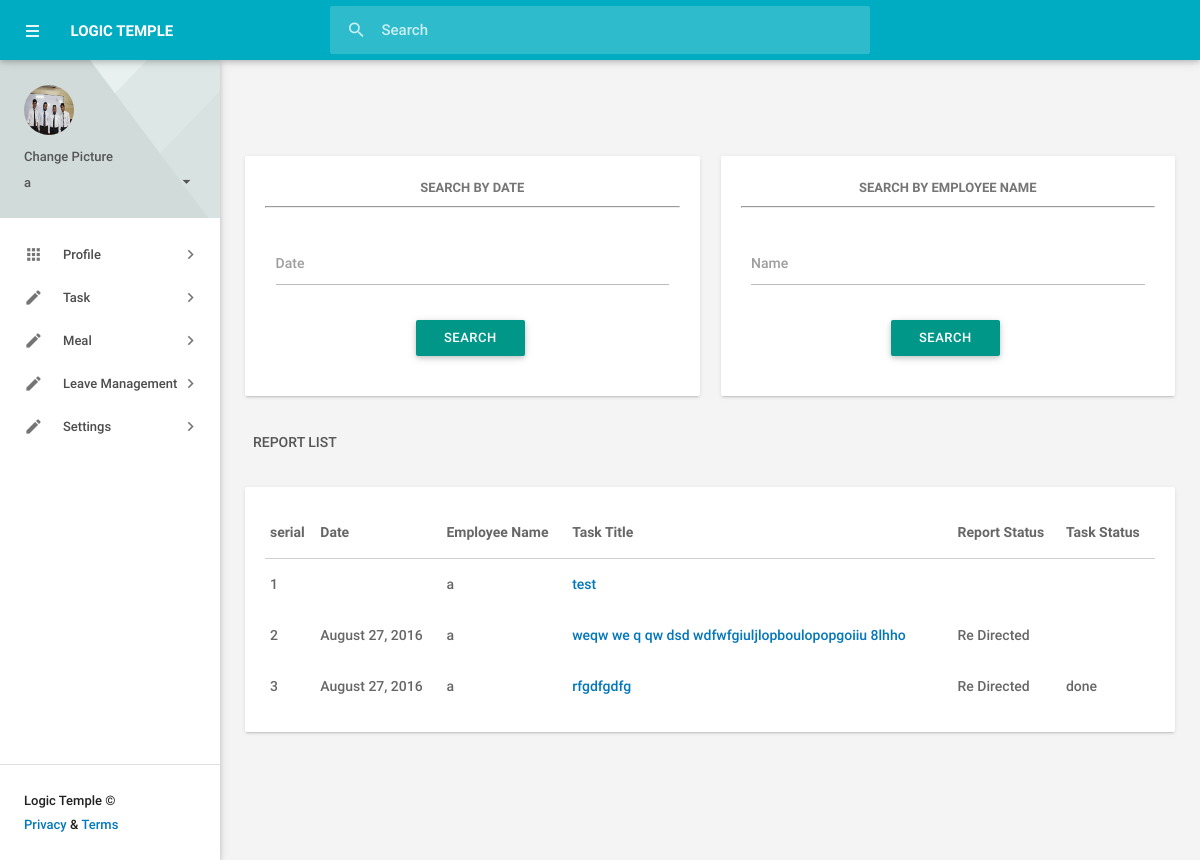
Page /all-tasks-report.php (signed in) on the committed database.
### tables this page shows
CREATE TABLE `employee_details` (
  `id` int(11) NOT NULL,
  `employee_name` varchar(255) NOT NULL,
  `birth_date` varchar(255) NOT NULL,
  `fathers_name` varchar(255) NOT NULL,
  `fathers_occupation` varchar(255) NOT NULL,
  `fathers_contact_number` varchar(255) NOT NULL,
  `mothers_name` varchar(255) NOT NULL,
  `mothers_occupation` varchar(255) NOT NULL,
  `mothers_contact_number` varchar(255) NOT NULL,
  `current_address` varchar(255) NOT NULL,
  `permanent_address` varchar(255) NOT NULL,
  `employee_contact_number` varchar(255) NOT NULL,
  `official_email` varchar(255) NOT NULL,
  `other_email` varchar(255) NOT NULL,
  `blood_group` varchar(255) NOT NULL,
  `marital_status` varchar(255) NOT NULL,
  `joining_year` int(6) NOT NULL,
  `joining_month` varchar(255) NOT NULL,
  `employee_section` varchar(255) NOT NULL,
  `employee_position` varchar(255) NOT NULL,
  `pro_pic` varchar(1000) NOT NULL
);

CREATE TABLE `reporting` (
  `re_id` int(225) NOT NULL,
  `employee_id` int(50) NOT NULL,
  `admin_username` varchar(50) NOT NULL,
  `task_title` varchar(50) NOT NULL,
  `task_details` text NOT NULL,
  `task_create_date` varchar(50) NOT NULL,
  `task_create_time` varchar(20) NOT NULL,
  `file` varchar(200) NOT NULL,
  `reporting_time` varchar(20) NOT NULL,
  `report_status` varchar(25) NOT NULL,
  `reported_time` varchar(20) NOT NULL,
  `task_status` varchar(20) NOT NULL,
  `task_direction` text NOT NULL
);

### all-tasks-report.php (the view, shortened to what this page needs)
<?php
$employee_email = $_SESSION['employee_email'];
$employee_name = $_SESSION['employee_name'];
include('admin/config/connect.php');
$get_employee_id_query = "SELECT id FROM employee_details WHERE official_email = '$employee_email'";
$get_employee_id = mysqli_query($con, $get_employee_id_query );
$row = mysqli_fetch_assoc($get_employee_id);
$employee_id = $row['id'];
?>
<!DOCTYPE html>
<html lang="en">
<head>
    <link type="text/css" rel="stylesheet" href="admin/assets/plugins/materialize/css/materialize.min.css"/>
    <link href="admin/assets/plugins/material-preloader/css/materialPreloader.min.css" rel="stylesheet">
    <link href="admin/assets/plugins/simditor/styles/simditor.css" rel="stylesheet"/>
    <link href=href="admin/assets/plugins/materialize/css/select2.css" rel="stylesheet">
    <link href="admin/assets/css/alpha.min.css" rel="stylesheet" type="text/css"/>
    <link href="admin/assets/css/custom.css" rel="stylesheet" type="text/css"/>
    </head>
        <?php
            include ("include/main-navbar.php");
        ?>
        <?php
            include ("include/left-navbar.php");
        ?>
        <body class="">
<div class="mn-content valign-wrapper">
    <main class="mn-inner container">
        <div class="valign">
           <div class="row">
           <div class="col s6">
                      <div class="card white darken-1">
                          <div class="card-content ">
                              <span class="card-title" align="center">Search by date<hr/></span>
                              <div class="row">
                              <div class="col s12">
                               <form method="GET" action="report-list-search-date.php">
                                   <div class="input-field col s12">
                                        <input id="hdate" type="text" name="search_date" class="datepicker">
                                       <label for="employee_name" >Date</label>
                                   </div>
                                   <div class="col s6 right-align m-t-sm">
                                       <center style="padding-left: 140px;"><button href="" class="waves-effect waves-light btn teal" name="search_date_button">search</button></center>
                                   </div>
                               </form>
                               </div>
                           </div>
                       </div>
                   </div>
               </div>
                <div class="col s6">
                      <div class="card white darken-1">
                          <div class="card-content ">
                              <span class="card-title" align="center">Search by employee name<hr/></span>
                              <div class="row">
                              <div class="col s12">
                               <form method="GET" action="report-list-search-date.php">
                                   <div class="input-field col s12">
                                        <input id="hdate" type="text" name="employee_name" >
                                       <label for="employee_name" >Name</label>
                                   </div>
                                   <div class="col s6 right-align m-t-sm">
                                       <center style="padding-left: 140px;"><button href="" class="waves-effect waves-light btn teal" name="search_name_button">search</button></center>
                                   </div>
                               </form>
                               </div>
                           </div>
                       </div>
                   </div>
               </div>
            <div class="col s12">
                <div class="page-title" ><p>Report List</p></div>
            </div>
            <div class="col s12 m12 l12">
                <div class="card">
                    <div class="card-content">
                        <table class="responsive-table">
                            <thead>
                                <tr>
                                    <th>serial</th>
                                    <th>Date</th>
                                    <th>Employee Name</th>
                                    <th>Task Title</th>
                                    <th>Report Status</th>
                                    <th>Task Status</th>
                                </tr>
                            </thead>
                            <tbody>
                                <?php
                                $get_task_report_query = "SELECT * FROM reporting WHERE employee_id = '$employee_id'";
                                $get_task_report = mysqli_query($con,$get_task_report_query);
                                $id = 1;
                                while($row = mysqli_fetch_assoc($get_task_report)){
                                    $task_id = $row['re_id'];
                                    $task_date = $row['task_create_date'];
                                    $task_title = $row['task_title'];
                                    $report_status= $row['report_status'];
                                    $task_status= $row['task_status'];
                                    ?>
                                    <tr>
                                        <td><?php echo $id; ?></td>
                                        <td><?php echo $task_date; ?></td>
                                        <td><?php echo $employee_name; ?></td>
                                        <td><a href="task-details.php?task-id=<?php  echo $task_id;?>&emp=<?php echo $employee_id; ?>"><?php echo $task_title; ?></a></td>
                                        <td><?php echo $report_status; ?></td>
                                        <td><?php echo $task_status; ?></td>
                                    </tr>
                                    <?php $id += 1; ?>
                                    <?php } ?>
                                </tbody>
                            </table>
                        </div>
                    </div>
                </div>
            </div>
            <div class="row">
              <div class="col s12 ">
           </div>
       </div>
   </div>
</main>
</div>
</body>
</html>

### include/main-navbar.php (shortened to what this page needs)
<div class="mn-content fixed-sidebar">
    <header class="mn-header navbar-fixed">
        <nav class="cyan darken-1">
            <div class="nav-wrapper row">
                <section class="material-design-hamburger navigation-toggle">
                    <a href="#" data-activates="slide-out" class="button-collapse show-on-large material-design-hamburger__icon">
                        <span class="material-design-hamburger__layer"></span>
                    </a>
                </section>
                <div class="header-title col s3">
                    <span class="chapter-title">LOGIC TEMPLE</span>
                </div>
                <form class="left search col s6 hide-on-small-and-down">
                    <div class="input-field">
                        <input id="search" type="search" placeholder="Search" autocomplete="off">
                        <label for="search"><i class="material-icons search-icon">search</i></label>
                    </div>
                </form>
            </div>
        </nav>
    </header>

### include/left-navbar.php (shortened to what this page needs)
<aside id="slide-out" class="side-nav white fixed">
            <div class="side-nav-wrapper">
                <div class="sidebar-profile">
                    <div class="sidebar-profile-image">
		<?php
		include 'admin/config/connect.php';
		$query = mysqli_query($con,"SELECT * FROM employee_details WHERE official_email= '$employee_email'");
		WHILE($row=mysqli_fetch_assoc($query)){
			$img_name = $row['pro_pic'];
			?>
                        <img href="form-upload.php" src="process/uploads/pro_pic/<?php echo $img_name; ?>" class="circle" alt="">
		<?php } ?>
		</div>
		<div class="sidebar-profile-info">
                        <a href="form-upload.php" class="account-settings-link">
                            <span>Change Picture</span>
                        </a>
                    </div>
		<div class="sidebar-profile-info">
                        <a href="javascript:void(0);" class="account-settings-link">
                            <span><?php echo $employee_name; ?><i class="material-icons right">arrow_drop_down</i></span>
                        </a>
                    </div>
                </div>
                <ul class="sidebar-menu collapsible collapsible-accordion" data-collapsible="accordion">
                 <li class="no-padding">
                    <a class="collapsible-header waves-effect waves-grey"><i class="material-icons">apps</i>Profile<i class="nav-drop-icon material-icons">keyboard_arrow_right</i></a>
                </li>
                <li class="no-padding">
                    <a class="collapsible-header waves-effect waves-grey"><i class="material-icons">mode_edit</i>Task<i class="nav-drop-icon material-icons">keyboard_arrow_right</i></a>
                </li>
                <li class="no-padding">
                    <a class="collapsible-header waves-effect waves-grey"><i class="material-icons">mode_edit</i>Meal<i class="nav-drop-icon material-icons">keyboard_arrow_right</i></a>
                </li>
                <li class="no-padding">
                    <a class="collapsible-header waves-effect waves-grey"><i class="material-icons">mode_edit</i>Leave Management<i class="nav-drop-icon material-icons">keyboard_arrow_right</i></a>
                </li>
                <li class="no-padding">
                    <a class="collapsible-header waves-effect waves-grey"><i class="material-icons">mode_edit</i>Settings<i class="nav-drop-icon material-icons">keyboard_arrow_right</i></a>
                </li>
            </ul>
            <div class="footer">
                <p class="copyright">Logic Temple ©</p>
                <a href="">Privacy</a> &amp; <a href="">Terms</a>
            </div>
            </div>
        </aside>

### rows in the picture
employee_details: pro_pic (picture)
reporting: task_title "test"
reporting: task_create_date "August 27, 2016", task_title "weqw we q qw dsd wdfwfgiuljlopboulopopgoiiu 8lhho", report_status "Re Directed"
reporting: task_create_date "August 27, 2016", task_title "rfgdfgdfg", report_status "Re Directed", task_status "done"

### other values in the picture
$employee_name "a"
